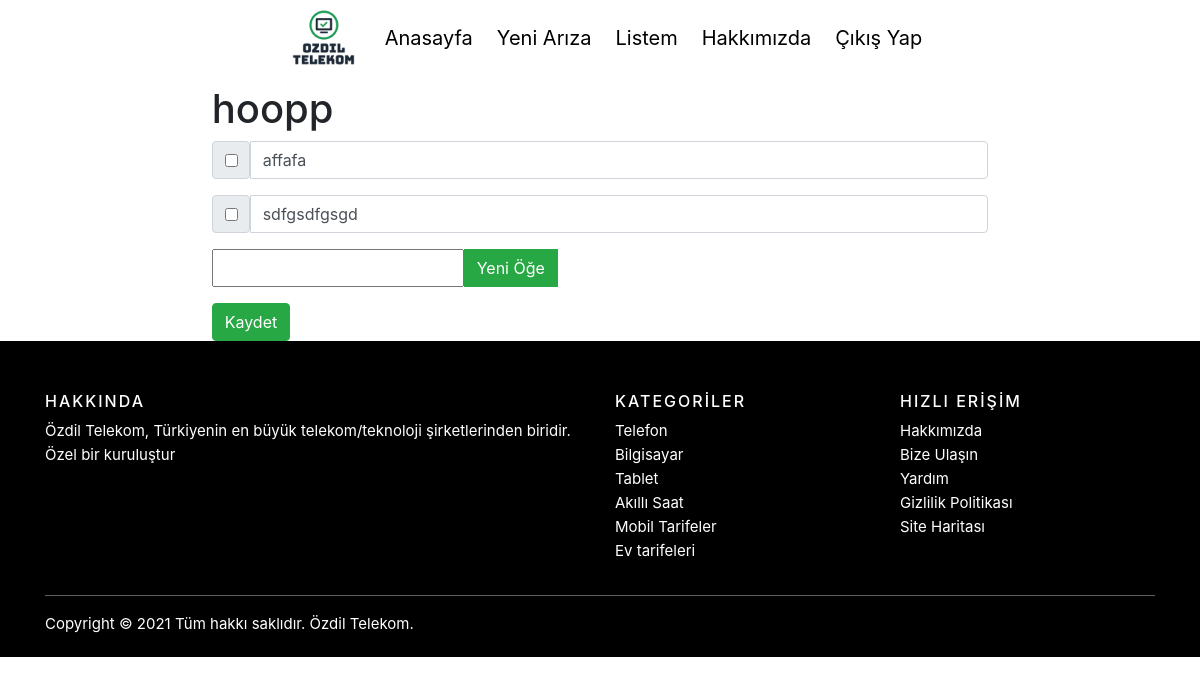
/3 (signed in), run on the app's committed database.
### root/models.py (models this page shows, shortened)
class ArizaKaydi(models.Model):
    user = models.ForeignKey(User,
                            on_delete=models.CASCADE,
                            related_name="ariza",
                            null=True)
    name = models.CharField(max_length=30)

class Item(models.Model):
    ariza = models.ForeignKey(ArizaKaydi, on_delete=models.CASCADE)
    text = models.CharField(max_length=1000)
    complete = models.BooleanField()

### root/views.py (the view, shortened to what this page needs)
# urls.py: path("<int:id>", views.index, name="index"),
def index(response, id):
    ls = ArizaKaydi.objects.get(id=id)
    if ls in response.user.ariza.all():
        return render(response, "root/list.html", {"ls": ls})
    return render(response, "root/home.html", {})

### root/templates/root/list.html (shortened to what this page needs)
{% extends "root/base.html" %}
{% block content %}
	<h1>{{ls.name}}</h1>
    <form action="#" method="post">
        {% for item in ls.item_set.all %}
        <div class="input-group mb-3">
            <div class="input-group-text">
                <div class="input-group-prepend">
                    {% if item.complete == True %}
                        <input type="checkbox" value="clicked" name="c{{item.id}}" checked>
                    {% else %}
                        <input type="checkbox" value="clicked" name="c{{item.id}}">
                    {% endif %}
                </div>
            </div>
            <input type="text" value="{{item.text}}" class="form-control">
        </div>
        {% endfor %}
        <div class="input-group mb-3">
            <div class="input-group-prepend">
                <input type="text" name="new">
                <button type="submit" name="newItem", value="newItem" class="btn btn-success">Yeni Öğe</button>
            </div>
        </div>
        <button type="submit" name="save" value="save" class="btn btn-success">Kaydet</button>
    </form>
{% endblock %}

### root/static/css/base.css (style rules this page uses)
* { margin: 0; padding: 0; }
html, body { top: 100px; height: 100%; }

### data on the page
ArizaKaydi: name "hoopp"
Item: text "affafa"
Item: text "sdfgsdfgsgd"
